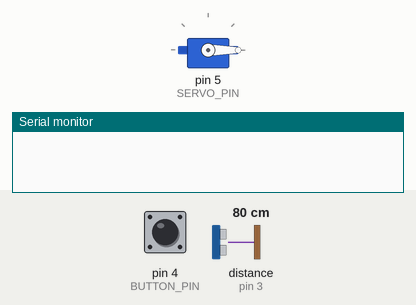
A sketch run on a simulated Arduino Uno, built with avr-gcc and run on an emulated ATmega328P. Parts: servo, the last lines printed to the serial monitor. Inputs (shaded band) come from the test bench; at power-on: pin 4 (BUTTON_PIN) HIGH, distance to the obstacle (sensor on pin 3) 80 cm. The echo pulse lasts 58.3 µs per cm.

Above: at 2.8 s.
2.9 s: pin 4 (BUTTON_PIN) pulled LOW for 1.2 s
5.6 s: distance to the obstacle (sensor on pin 3) set to 11 cm
7.2 s: distance to the obstacle (sensor on pin 3) set to 8 cm
At 9.1 s:
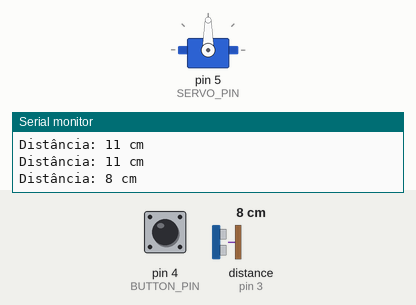
9.5 s: pin 4 (BUTTON_PIN) driven LOW
13.6 s: pin 4 (BUTTON_PIN) driven HIGH
At 15.0 s:
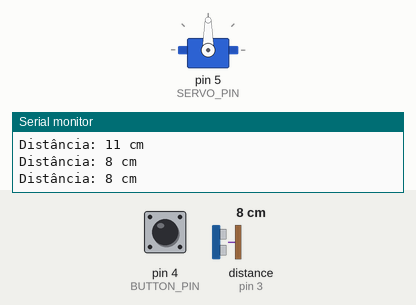
Timing chart, 0 to 16.5 s (numbered marks = the images above; inputs shaded):
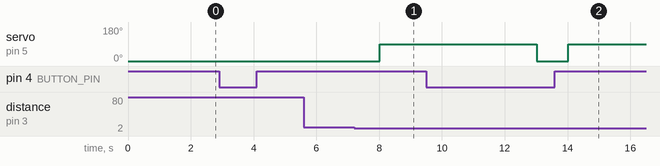

The sketch:

Experimento02_SUPER.ino.ino
```cpp
// Projeto: SUPER - Projeto para Educação e Pesquisa 2023
// Task: WP3-CETELI-3-IoT
// Instrutor: Andrey Bessa

// Incluindo as bibliotecas necessárias
#include <NewPing.h>
#include <Servo.h>

// Definindo os pinos para o trigger e o echo do sensor
#define TRIGGER_PIN 2
#define ECHO_PIN 3

// Definindo o pino para o botão
#define BUTTON_PIN 4

// Definindo os pinos para o servo motor
#define SERVO_PIN 5

// Criando uma instância do objeto NewPing para o sensor HC-SR04
NewPing sonar(TRIGGER_PIN, ECHO_PIN);

// Criando uma instância do objeto Servo para controlar o servo motor
Servo servoMotor;

// Variável para controlar o estado do sistema
bool sistemaLigado = false;

void setup() {
  // Inicializando a comunicação serial
  Serial.begin(9600);

  // Configurando o pino do botão como entrada
  pinMode(BUTTON_PIN, INPUT_PULLUP);

  // Anexando o servo motor ao pino correspondente
  servoMotor.attach(SERVO_PIN);

  // Movendo o servo motor para a posição inicial (desligado)
  servoMotor.write(0);
}

// Variável para controlar o último estado do botão
int ultimoEstadoBotao = HIGH;

void loop() {
  // Verificando o estado do botão
  int estadoBotao = digitalRead(BUTTON_PIN);

  // Verificar se o botão foi pressionado
  if (ultimoEstadoBotao == HIGH && estadoBotao == LOW) {
    sistemaLigado = !sistemaLigado;
    if (sistemaLigado) {
      Serial.println("Sistema ligado!");
    } else {
      servoMotor.write(0);
      Serial.println("Sistema desligado!");
    }
  }

  // Atualizar o último estado do botão
  ultimoEstadoBotao = estadoBotao;

  if (sistemaLigado) {
    // Realizando a medição da distância
    unsigned int distance = sonar.ping_cm();

    // Verificando se a medição foi bem-sucedida
    if (distance == 0) {
      Serial.println("Erro na medição. Distância não detectada.");
    } else {
      // Imprimindo a distância no monitor serial
      Serial.print("Distância: ");
      Serial.print(distance);
      Serial.println(" cm");

      // Verificando se a distância é menor que 10 cm
      if (distance < 10) {
        // Ligar o servo motor
        servoMotor.write(90); // Angulo para acionar o servo motor
        delay(5000); // Aguarda 5 segundos
        servoMotor.write(0); // Desliga o servo motor
      }
    }
  }

  // Aguardando um pequeno intervalo de tempo antes de realizar a próxima medição
delay(1000);
}
```

Measured:
- the behaviour switches between 10 and 9 cm on distance to the obstacle (sensor on pin 3) (found by bisection; images 0 and 1)
- after the input at 7.2 s, servo on pin 5 (SERVO_PIN): 0° → 90° after 0.82 s
- after the input at 13.6 s, servo on pin 5 (SERVO_PIN): 0° → 90° after 0.42 s
